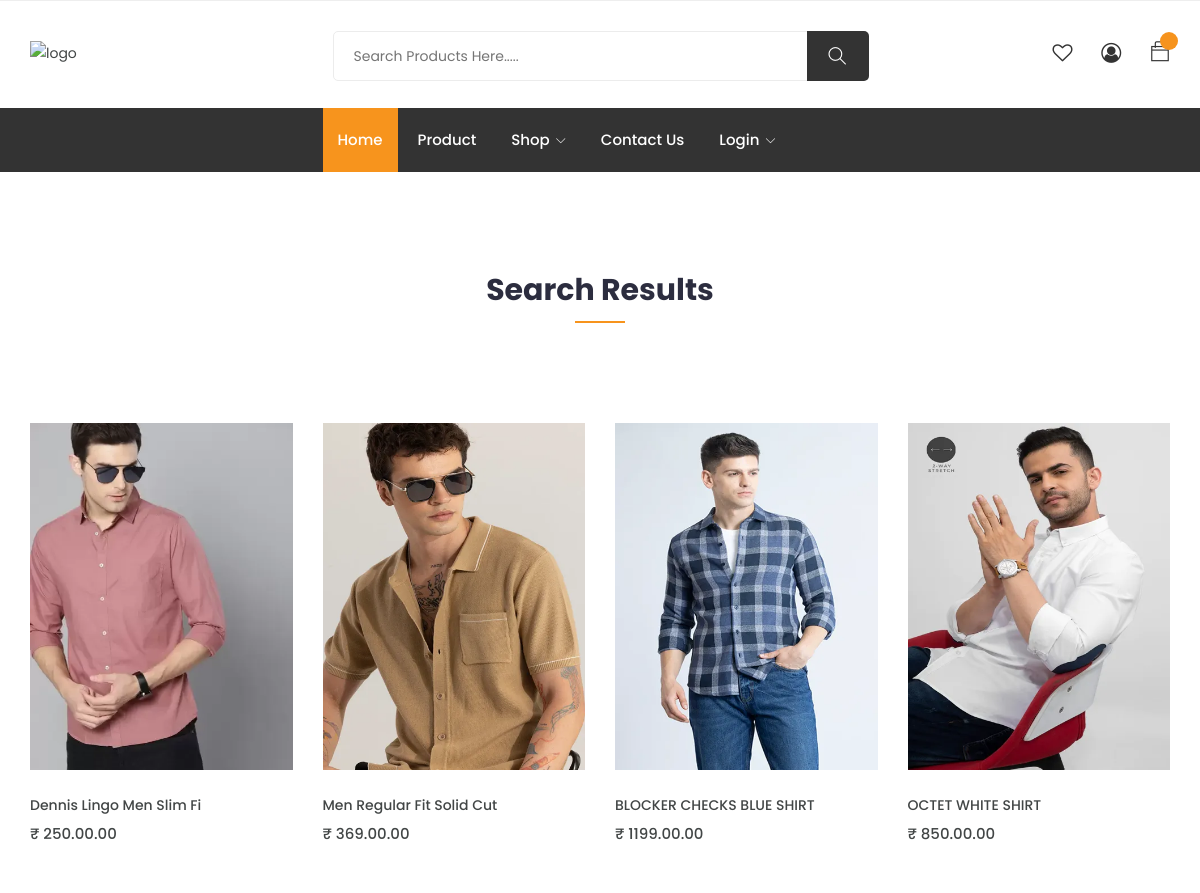
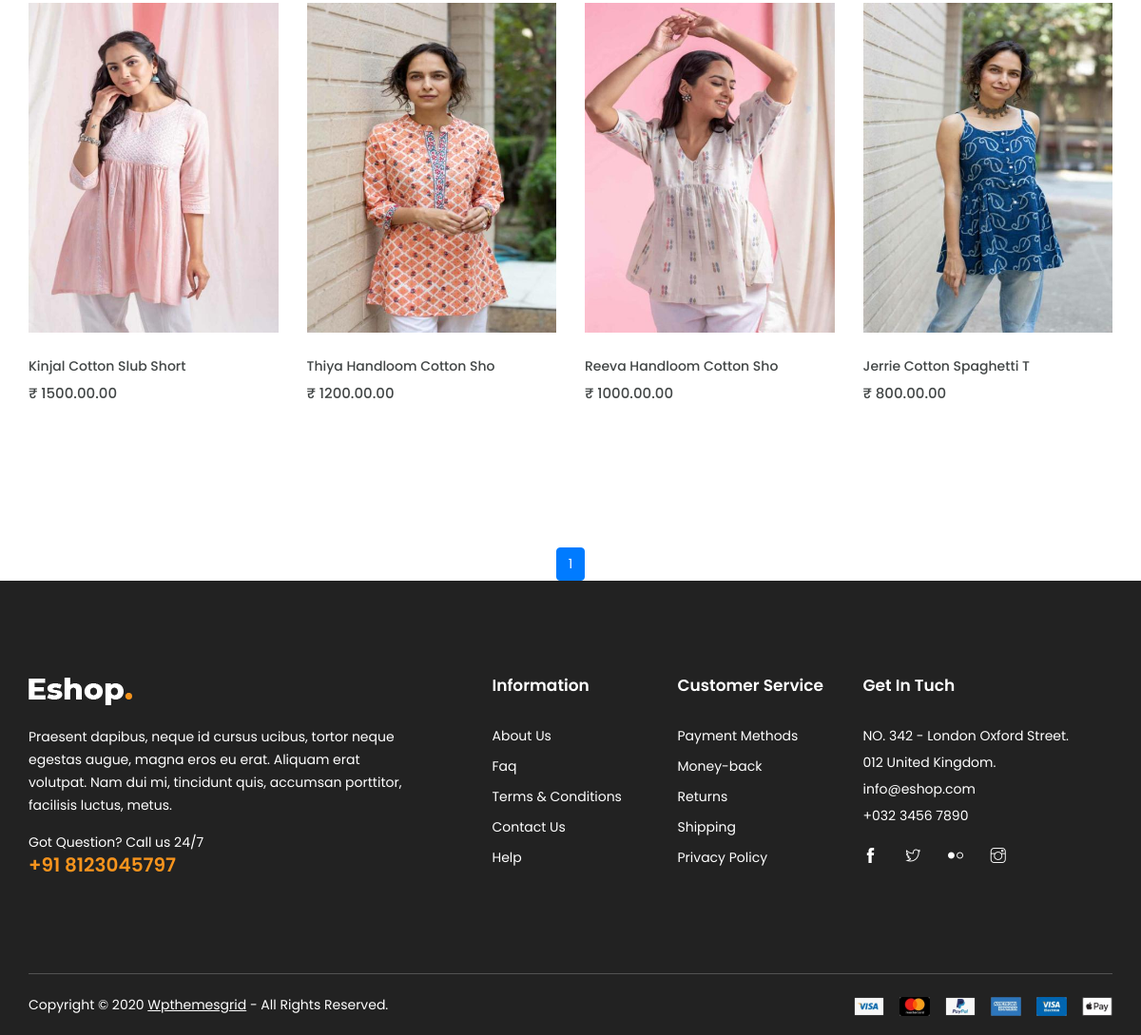
The app's page /search/ with its own data (2 pictures, top to bottom).
### ecommerceApp/models.py (models this page shows, shortened)
class Product(BaseModel):
    product_name = models.CharField(max_length=100)
    slug = models.SlugField(max_length=100, unique=True, null=True, blank=True)
    category = models.ForeignKey(Category, on_delete=models.CASCADE, related_name='products')
    price = models.DecimalField(max_digits=10, decimal_places=2)
    product_description = models.TextField()
    material = models.CharField(max_length=100, null=True, blank=True)
    brand = models.CharField(max_length=100, null=True, blank=True)
    color_variant = models.ManyToManyField(ColorVariant, null=True, blank=True)
    size_variant = models.ManyToManyField(SizeVariant, null=True, blank=True)

class ProductImage(BaseModel):
    product = models.ForeignKey(Product, on_delete=models.CASCADE, related_name='product_images')
    image = models.ImageField(upload_to='product')

### ecommerceApp/views.py (the view)
# urls.py: path('search/', search, name='search_results'),
def search(request):
    search_query = request.GET.get('search')
    search_results = []
    if search_query:
        search_results = Product.objects.filter(
            Q(product_name__icontains=search_query) |
            Q(product_description__icontains=search_query)
        )
        paginator = Paginator(search_results, 16)
        page_number = request.GET.get("page", 1)
        search_results = paginator.get_page(page_number)
    else:
        search_results = Product.objects.all()
        paginator = Paginator(search_results, 16)
        page_number = request.GET.get("page", 1)
        search_results = paginator.get_page(page_number)
    context = {'search_results': search_results, 'search_query': search_query}
    return render(request, 'base.html', context)

### templates/base.html (shortened to what this page needs)
{% load static %}
<!DOCTYPE html>
<html lang="zxx">
  <head>
    <link
      rel="stylesheet"
      href="https://cdnjs.cloudflare.com/ajax/libs/font-awesome/5.15.4/css/all.min.css"
    />
    <link rel="stylesheet" href="{% static 'eshop/css/bootstrap.css' %}" />
    <link
      rel="stylesheet"
      href="{% static 'eshop/css/magnific-popup.min.css' %}"
    />
    <link rel="stylesheet" href="{% static 'eshop/css/font-awesome.css' %}" />
    <link
      rel="stylesheet"
      href="{% static 'eshop/css/jquery.fancybox.min.css' %}"
    />
    <link rel="stylesheet" href="{% static 'eshop/css/themify-icons.css' %}" />
    <link rel="stylesheet" href="{% static 'eshop/css/niceselect.css' %}" />
    <link rel="stylesheet" href="{% static 'eshop/css/animate.css' %}" />
    <link
      rel="stylesheet"
      href="{% static 'eshop/css/flex-slider.min.css' %}"
    />
    <link rel="stylesheet" href="{% static 'eshop/css/owl-carousel.css' %}" />
    <link rel="stylesheet" href="{% static 'eshop/css/slicknav.min.css' %}" />
    <link rel="stylesheet" href="{% static 'eshop/css/reset.css' %}" />
    <link rel="stylesheet" href="{% static 'eshop/style.css' %}" />
    <link rel="stylesheet" href="{% static 'eshop/css/responsive.css' %}" />
  </head>
  <body class="js">
    <header class="header shop">
      <div class="middle-inner">
        <div class="container">
          <div class="row">
            <div class="col-lg-2 col-md-2 col-12">
              <div class="logo">
                <a href="{% url 'index' %}"
                  ><img src="{% static 'eshop/images/logo.png '%}" alt="logo"
                /></a>
              </div>
            </div>
            <div class="col-lg-8 col-md-7 col-12">
              <div class="search-bar-top">
                <div class="search-bar">
                  <form action="{% url 'search_results' %}" method="get">
                    <input
                        name="search"
                        placeholder="Search Products Here....."
                        type="search"
                    />
                    <button type="submit" class="btnn"><i class="ti-search"></i></button>
                </form>
                </div>
              </div>
            </div>
            <div class="col-lg-2 col-md-3 col-12">
              <div class="right-bar">
                <div class="sinlge-bar">
                  <a href="http://127.0.0.1:8000/wishlist_view/" class="single-icon">
                    <i class="fa fa-heart-o" aria-hidden="true"></i>
                  </a>
                </div>
                <div class="sinlge-bar">
                  <a href="{% url 'profile' %}" class="single-icon"
                    ><i class="fa fa-user-circle-o" aria-hidden="true"></i
                  ></a>
                </div>
                <div class="sinlge-bar shopping">
                  <a href="{% url 'cart' %}" class="single-icon">
                    <i class="ti-bag"></i>
                    <span class="total-count">{{ cart_items_count }}</span>
                  </a>
                </div>
              </div>
            </div>
          </div>
        </div>
      </div>
      <div class="header-inner">
        <div class="container">
          <div class="cat-nav-head">
            <div class="row">
              <div class="col-lg-3"></div>
              <div class="col-lg-9 col-12">
                <div class="menu-area">
                  <nav class="navbar navbar-expand-lg">
                    <div class="navbar-collapse">
                      <div class="nav-inner">
                        <ul class="nav main-menu menu navbar-nav">
                          <li class="active">
                            <a href="{% url 'index' %}">Home</a>
                          </li>
                          <li><a href="{% url 'index' %}">Product</a></li>
                          <li>
                            <a href="#">Shop<i class="ti-angle-down"></i></a>
                          </li>
                          <li><a href="{% url 'contactus' %}">Contact Us</a></li>
                          {% if request.user.is_authenticated %}
                          <li><a href="{% url 'logout' %}">Logout</a></li>
                          {% else %}
                          <li>
                            <a href="#">Login<i class="ti-angle-down"></i></a>
                          </li>
                          {% endif %}
                        </ul>
                      </div>
                    </div>
                  </nav>
                </div>
              </div>
            </div>
          </div>
        </div>
      </div>
    </header>
    {% block body %}
<div class="product-area section">
  <div class="container">
    <div class="row">
      <div class="col-12">
        <div class="section-title">
          <h2>Search Results</h2>
        </div>
      </div>
    </div>
    <div class="row">
      <div class="col-12">
        <div class="product-info">
          <div class="tab-content" id="myTabContent">
            <div class="tab-pane fade show active" id="all" role="tabpanel">
              <div class="tab-single">
                <div class="row">
                  {% for product in search_results %}
                  <div class="col-xl-3 col-lg-4 col-md-4 col-12">
                    <div class="single-product">
                      <div class="product-img">
                        <a href="{% url 'get_product' product.slug %}">
                          <img class="default-img" src="{{ product.product_images.last.image.url }}" alt="{{ product.product_name }}" width="463" height="612">
                        </a>
                        <div class="button-head">
                          <div class="product-action">
                          </div>
                        </div>
                      </div>
                      <div class="product-content">
                        <h3><a href="{% url 'get_product' product.slug %}">{{ product.product_name | slice:":25"}}</a></h3>
                        <div class="product-price">
                          <span>₹ {{ product.price }}.00</span>
                        </div>
                      </div>
                    </div>
                  </div>
                  {% endfor %}
                </div>
              </div>
            </div>
          </div>
        </div>
      </div>
    </div>
  </div>
</div>
<div class="d-flex justify-content-center">
  <div class="pagination">
    <nav aria-label="...">
      <ul class="pagination">
        {% for num in search_results.paginator.page_range %}
          <li class="page-item {% if num == search_results.number %}active{% endif %}">
            <a class="page-link" href="?page={{ num }}">{{ num }}</a>
          </li>
        {% endfor %}
      </ul>
    </nav>
  </div>
</div>
{% endblock body %}
    <footer class="footer">
      <div class="footer-top section">
        <div class="container">
          <div class="row">
            <div class="col-lg-5 col-md-6 col-12">
              <div class="single-footer about">
                <div class="logo">
                  <a href="{% static 'eshop/index.html' %}"
                    ><img src="{% static 'eshop/images/logo2.png' %}" alt="#"
                  /></a>
                </div>
                <p class="text">
                  Praesent dapibus, neque id cursus ucibus, tortor neque egestas
                  augue, magna eros eu erat. Aliquam erat volutpat. Nam dui mi,
                  tincidunt quis, accumsan porttitor, facilisis luctus, metus.
                </p>
                <p class="call">
                  Got Question? Call us 24/7<span
                    ><a href="tel:123456789">+91 8123045797</a></span
                  >
                </p>
              </div>
            </div>
            <div class="col-lg-2 col-md-6 col-12">
              <div class="single-footer links">
                <h4>Information</h4>
                <ul>
                  <li><a href="#">About Us</a></li>
                  <li><a href="#">Faq</a></li>
                  <li><a href="#">Terms & Conditions</a></li>
                  <li><a href="#">Contact Us</a></li>
                  <li><a href="#">Help</a></li>
                </ul>
              </div>
            </div>
            <div class="col-lg-2 col-md-6 col-12">
              <div class="single-footer links">
                <h4>Customer Service</h4>
                <ul>
                  <li><a href="#">Payment Methods</a></li>
                  <li><a href="#">Money-back</a></li>
                  <li><a href="#">Returns</a></li>
                  <li><a href="#">Shipping</a></li>
                  <li><a href="#">Privacy Policy</a></li>
                </ul>
              </div>
            </div>
            <div class="col-lg-3 col-md-6 col-12">
              <div class="single-footer social">
                <h4>Get In Tuch</h4>
                <div class="contact">
                  <ul>
                    <li>NO. 342 - London Oxford Street.</li>
                    <li>012 United Kingdom.</li>
                    <li>info@eshop.com</li>
                    <li>+032 3456 7890</li>
                  </ul>
                </div>
                <ul>
                  <li>
                    <a href="#"><i class="ti-facebook"></i></a>
                  </li>
                  <li>
                    <a href="#"><i class="ti-twitter"></i></a>
                  </li>
                  <li>
                    <a href="#"><i class="ti-flickr"></i></a>
                  </li>
                  <li>
                    <a href="#"><i class="ti-instagram"></i></a>
                  </li>
                </ul>
              </div>
            </div>
          </div>
        </div>
      </div>
      <div class="copyright">
        <div class="container">
          <div class="inner">
            <div class="row">
              <div class="col-lg-6 col-12">
                <div class="left">
                  <p>
                    Copyright © 2020
                    <a href="http://www.wpthemesgrid.com" target="_blank"
                      >Wpthemesgrid</a
                    >
                    - All Rights Reserved.
                  </p>
                </div>
              </div>
              <div class="col-lg-6 col-12">
                <div class="right">
                  <img src="{% static 'eshop/images/payments.png' %}" alt="#" />
                </div>
              </div>
            </div>
          </div>
        </div>
      </div>
    </footer>
  </body>
</html>

### templates/base.html (style rules this page uses)
.pagination { display: inline-block; margin-top: 20px; }
.pagination ul { display: flex; list-style: none; padding: 0; margin: 0; }
.pagination li { margin: 0 5px; }
.pagination li a { text-decoration: none; padding: 8px 12px; border: 1px solid #ccc; border-radius: 4px; color: #333; }
.pagination li.active a { background-color: #007bff; color: #fff; }

### records on screen
Product: product_images.last.image (picture), product_name "Dennis Lingo Men Slim Fi", price "250.00"
Product: product_images.last.image (picture), product_name "Men Regular Fit Solid Cut", price "369.00"
Product: product_images.last.image (picture), product_name "BLOCKER CHECKS BLUE SHIRT", price "1199.00"
Product: product_images.last.image (picture), product_name "OCTET WHITE SHIRT", price "850.00"
Product: product_images.last.image (picture), product_name "Kinjal Cotton Slub Short", price "1500.00"
Product: product_images.last.image (picture), product_name "Thiya Handloom Cotton Sho", price "1200.00"
Product: product_images.last.image (picture), product_name "Reeva Handloom Cotton Sho", price "1000.00"
Product: product_images.last.image (picture), product_name "Jerrie Cotton Spaghetti T", price "800.00"

### other values on screen
{{ num }} "1"
